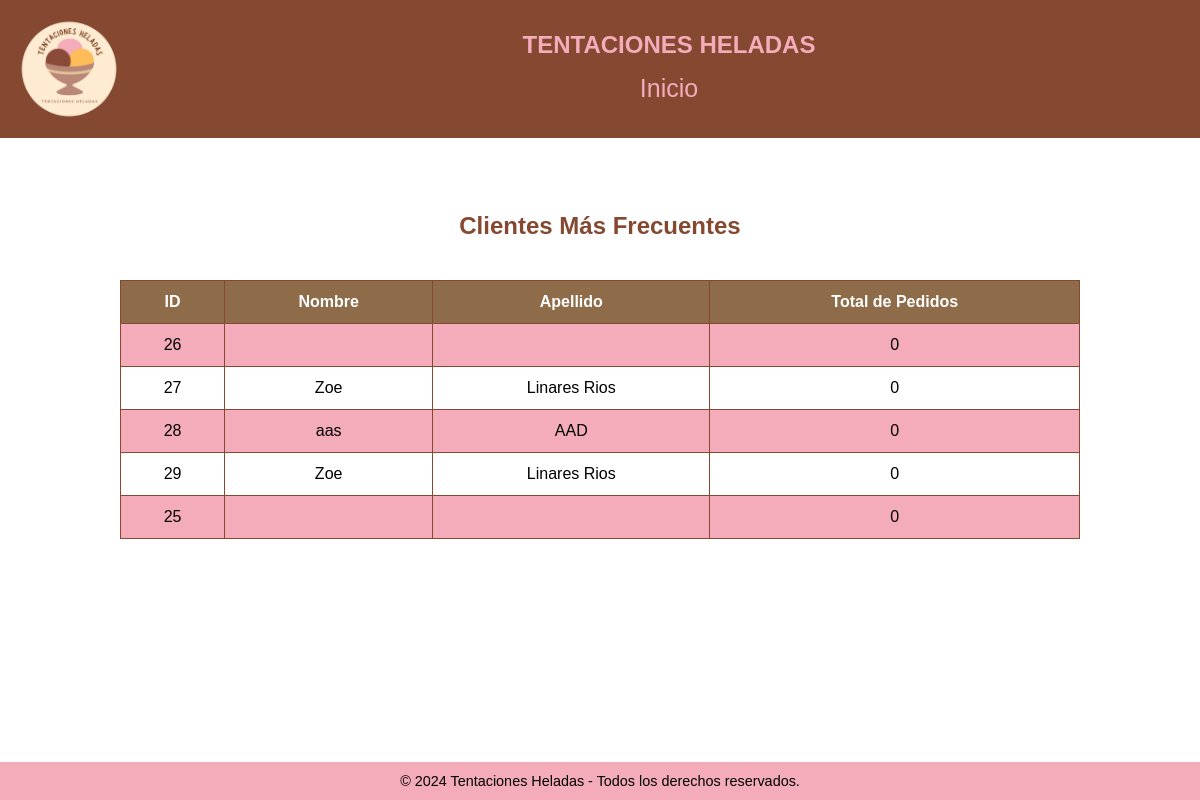
/admin/cliente_frecuente.php, run on an earlier commit of the app's database.
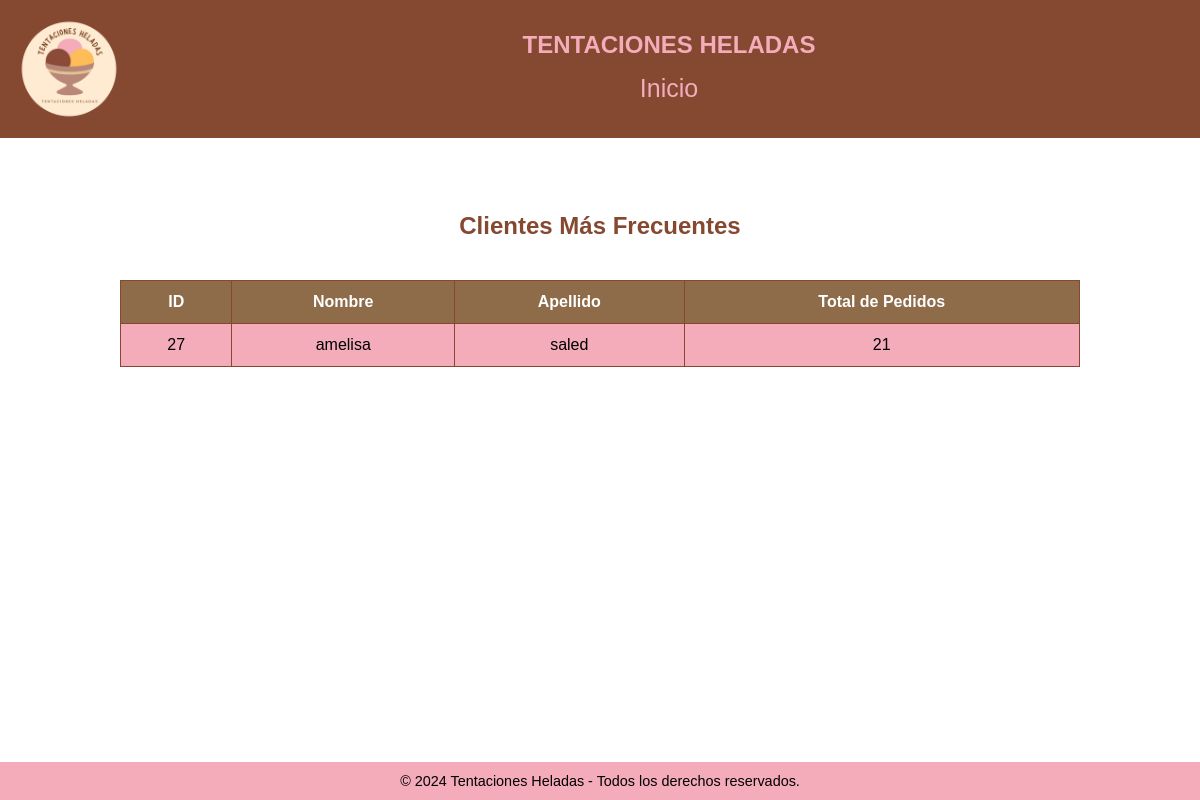
And on a later commit of the database.
### tables this page shows
CREATE TABLE `clientes` (
  `ID` int(11) NOT NULL,
  `nombre` varchar(100) DEFAULT NULL,
  `apellido` varchar(100) DEFAULT NULL,
  `email` varchar(255) DEFAULT NULL,
  `usuario` varchar(255) NOT NULL,
  `contraseña` varchar(255) DEFAULT NULL,
  `telefono` varchar(100) DEFAULT NULL,
  `direccion` varchar(255) NOT NULL,
  `rol` enum('cliente','administrador') DEFAULT NULL
);

### admin/cliente_frecuente.php (the view, shortened to what this page needs)
<!DOCTYPE html>
<html lang="en">
<head>
</head>
<body>
<header>
    <div class="header-left">
        <img class="logo" src="../img/logo.png" alt="logo">
        <div class="header-info">
            <h1>TENTACIONES HELADAS</h1>
            <div class="nav-links">
                <a class="grande" href="index-admin.php">Inicio</a>
            </div>
        </div>
    </div>
</header>
<br><br><br>
<?php
include('../db.php');
$sql = "SELECT c.ID, c.nombre, c.apellido, COUNT(p.cliente_id) AS total_pedidos
        FROM clientes c
        LEFT JOIN pedidos p ON c.ID = p.cliente_id
        WHERE c.rol = 'cliente'  -- Filtrar solo por clientes
        GROUP BY c.ID
        ORDER BY total_pedidos DESC
        LIMIT 10";
$result = $conn->query($sql);
if ($result->num_rows > 0) {
    echo "<h2>Clientes Más Frecuentes</h2>";
    echo "<table>";
    echo "<tr><th>ID</th><th>Nombre</th><th>Apellido</th><th>Total de Pedidos</th></tr>";
    while($row = $result->fetch_assoc()) {
        echo "<tr>";
        echo "<td>" . $row['ID'] . "</td>";
        echo "<td>" . $row['nombre'] . "</td>";
        echo "<td>" . $row['apellido'] . "</td>";
        echo "<td>" . $row['total_pedidos'] . "</td>";
        echo "</tr>";
    }
    echo "</table>";
} else {
    echo "<p>No se encontraron clientes frecuentes.</p>";
}
?>
<br><br><br>
    <div class="grupo-2">
        <small>&copy; 2024 Tentaciones Heladas - Todos los derechos reservados.</small>
    </div>
</body>
</html>

### admin/cliente_frecuente.php (style rules this page uses)
body { display: flex; flex-direction: column; min-height: 100vh; font-family: Arial, sans-serif; margin: 0; padding: 0; }
header { background-color: #854831; color: #f4abba; padding: 10px; display: flex; align-items: center; justify-content: space-between; flex-wrap: wrap; }
.header-left { display: flex; align-items: center; gap: 20px; flex: 1; }
.logo { max-width: 10%; }
.header-info h1 { margin: 0; font-size: 24px; }
.header-info { display: flex; flex-direction: column; align-items: center; text-align: center; width: 100%; }
.nav-links { display: flex; align-items: center; gap: 20px; margin-top: 10px; }
.nav-links a { color: #f4abba; text-decoration: none; padding: 5px; }
h2 { text-align: center; color: #854831; }
table { width: 80%; margin: 20px auto; border-collapse: collapse; }
table, th, td { border: 1px solid #854831; }
th, td { padding: 12px; text-align: center; }
th { background-color: #8e6c49; color: white; }
tr:nth-child(even) { background-color: #f4abba; }
.grande { font-size:25px; }
.grupo-2 { text-align: center; margin-top: auto; background-color: #f4abba; color: black; padding: 10px 0; }
.grupo-2 small { font-size: 0.9em; }

What changed in the data, as far as the page shows it:
removed clientes: ID "26", total_pedidos "0"
removed clientes: ID "28", nombre "aas", apellido "AAD", total_pedidos "0"
removed clientes: ID "29", nombre "Zoe", apellido "Linares Rios", total_pedidos "0"
removed clientes: ID "25", total_pedidos "0"
changed clientes id 27: nombre "Zoe" → "amelisa"; apellido "Linares Rios" → "saled"; total_pedidos "0" → "21"
